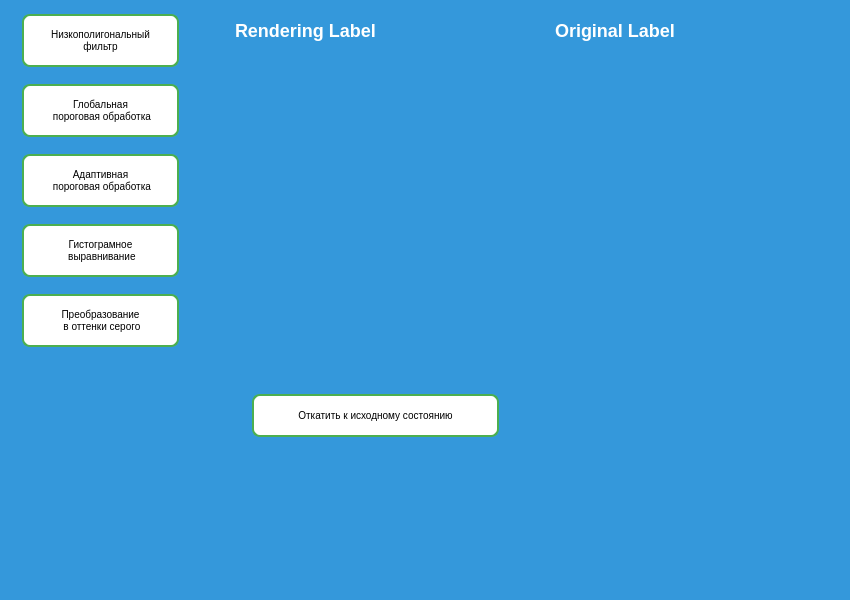
<?xml version="1.0" encoding="UTF-8"?>
<ui version="4.0">
 <class>MainWindow</class>
 <widget class="QMainWindow" name="MainWindow">
  <property name="geometry">
   <rect>
    <x>0</x>
    <y>0</y>
    <width>850</width>
    <height>600</height>
   </rect>
  </property>
  <property name="minimumSize">
   <size>
    <width>850</width>
    <height>600</height>
   </size>
  </property>
  <property name="maximumSize">
   <size>
    <width>345435</width>
    <height>543455</height>
   </size>
  </property>
  <property name="windowTitle">
   <string>MainWindow</string>
  </property>
  <property name="styleSheet">
   <string notr="true">background-color: #3498db; /* Цвет фона */
    color: white; /* Цвет текста */
    border-radius: 5px; /* Закругление углов */
 background: qlineargradient(x1: 0, y1: 0, x2: 0, y2: 1,
                                stop: 0 #78B6FA, stop: 1 #6699CC); 
</string>
  </property>
  <widget class="QWidget" name="centralwidget">
   <widget class="QPushButton" name="pushButton">
    <property name="geometry">
     <rect>
      <x>20</x>
      <y>10</y>
      <width>161</width>
      <height>61</height>
     </rect>
    </property>
    <property name="styleSheet">
     <string notr="true">border: 2px solid #4CAF50;
    background-color: white;
    color: black;
    padding: 8px 16px;
    text-align: center;
    text-decoration: none;
    display: inline-block;
    font-size: 10px; 
    margin: 4px 2px;
    cursor: pointer;
    border-radius: 8px;</string>
    </property>
    <property name="text">
     <string>Низкополигональный 
фильтр</string>
    </property>
   </widget>
   <widget class="QPushButton" name="pushButton_2">
    <property name="geometry">
     <rect>
      <x>20</x>
      <y>80</y>
      <width>161</width>
      <height>61</height>
     </rect>
    </property>
    <property name="styleSheet">
     <string notr="true">border: 2px solid #4CAF50;
    background-color: white;
    color: black;
    padding: 8px 16px;
    text-align: center;
    text-decoration: none;
    display: inline-block;
    font-size: 10px; 
    margin: 4px 2px;
    cursor: pointer;
    border-radius: 8px;</string>
    </property>
    <property name="text">
     <string>Глобальная
 пороговая обработка</string>
    </property>
   </widget>
   <widget class="QPushButton" name="pushButton_3">
    <property name="geometry">
     <rect>
      <x>20</x>
      <y>150</y>
      <width>161</width>
      <height>61</height>
     </rect>
    </property>
    <property name="styleSheet">
     <string notr="true">border: 2px solid #4CAF50;
    background-color: white;
    color: black;
    padding: 8px 16px;
    text-align: center;
    text-decoration: none;
    display: inline-block;
    font-size: 10px; 
    margin: 4px 2px;
    cursor: pointer;
    border-radius: 8px;</string>
    </property>
    <property name="text">
     <string>Адаптивная
 пороговая обработка</string>
    </property>
   </widget>
   <widget class="QLabel" name="renderingLabel">
    <property name="geometry">
     <rect>
      <x>190</x>
      <y>60</y>
      <width>321</width>
      <height>291</height>
     </rect>
    </property>
    <property name="text">
     <string/>
    </property>
   </widget>
   <widget class="QLabel" name="OrigLabel">
    <property name="geometry">
     <rect>
      <x>520</x>
      <y>60</y>
      <width>321</width>
      <height>291</height>
     </rect>
    </property>
    <property name="text">
     <string/>
    </property>
   </widget>
   <widget class="QLabel" name="label">
    <property name="geometry">
     <rect>
      <x>220</x>
      <y>10</y>
      <width>221</width>
      <height>41</height>
     </rect>
    </property>
    <property name="styleSheet">
     <string notr="true">background-color: #3498db; /* Цвет фона */
    color: white; /* Цвет текста */
    font-size: 18px; /* Размер шрифта */
    font-weight: bold; /* Жирный шрифт */
    padding: 10px; /* Внутренний отступ */
    border-radius: 5px; /* Закругление углов */</string>
    </property>
    <property name="text">
     <string>Rendering Label</string>
    </property>
   </widget>
   <widget class="QLabel" name="label_2">
    <property name="geometry">
     <rect>
      <x>540</x>
      <y>10</y>
      <width>211</width>
      <height>41</height>
     </rect>
    </property>
    <property name="styleSheet">
     <string notr="true">background-color: #3498db; /* Цвет фона */
    color: white; /* Цвет текста */
    font-size: 18px; /* Размер шрифта */
    font-weight: bold; /* Жирный шрифт */
    padding: 10px; /* Внутренний отступ */
    border-radius: 5px; /* Закругление углов */</string>
    </property>
    <property name="text">
     <string>Original Label</string>
    </property>
   </widget>
   <widget class="QPushButton" name="pushButton_4">
    <property name="geometry">
     <rect>
      <x>250</x>
      <y>390</y>
      <width>251</width>
      <height>51</height>
     </rect>
    </property>
    <property name="styleSheet">
     <string notr="true">border: 2px solid #4CAF50;
    background-color: white;
    color: black;
    padding: 8px 16px;
    text-align: center;
    text-decoration: none;
    display: inline-block;
    font-size: 10px; 
    margin: 4px 2px;
    cursor: pointer;
    border-radius: 8px;</string>
    </property>
    <property name="text">
     <string>Откатить к исходному состоянию</string>
    </property>
   </widget>
   <widget class="QPushButton" name="pushButton_5">
    <property name="geometry">
     <rect>
      <x>20</x>
      <y>220</y>
      <width>161</width>
      <height>61</height>
     </rect>
    </property>
    <property name="styleSheet">
     <string notr="true">border: 2px solid #4CAF50;
    background-color: white;
    color: black;
    padding: 8px 16px;
    text-align: center;
    text-decoration: none;
    display: inline-block;
    font-size: 10px; 
    margin: 4px 2px;
    cursor: pointer;
    border-radius: 8px;</string>
    </property>
    <property name="text">
     <string>Гистограмное
 выравнивание</string>
    </property>
   </widget>
   <widget class="QPushButton" name="grayParts">
    <property name="geometry">
     <rect>
      <x>20</x>
      <y>290</y>
      <width>161</width>
      <height>61</height>
     </rect>
    </property>
    <property name="styleSheet">
     <string notr="true">border: 2px solid #4CAF50;
    background-color: white;
    color: black;
    padding: 8px 16px;
    text-align: center;
    text-decoration: none;
    display: inline-block;
    font-size: 10px; 
    margin: 4px 2px;
    cursor: pointer;
    border-radius: 8px;</string>
    </property>
    <property name="text">
     <string>Преобразование
 в оттенки серого</string>
    </property>
   </widget>
   <widget class="QListWidget" name="picList">
    <property name="geometry">
     <rect>
      <x>10</x>
      <y>370</y>
      <width>231</width>
      <height>121</height>
     </rect>
    </property>
    <property name="styleSheet">
     <string notr="true">QListWidget {
    color: white; /* Яркий цвет текста */
    font-size: 16px; /* Размер шрифта */
    border: 2px solid #3498db; /* Обводка */
    border-radius: 5px; /* Закругление углов */
}

QListWidget::item {
    background-color: #3498db; /* Цвет фона для каждого элемента */
    padding: 8px; /* Внутренний отступ */
}

QListWidget::item:hover {
    background-color: #2980b9; /* Изменение цвета фона при наведении */
}

QListWidget::item:selected {
    background-color: #2c3e50; /* Цвет фона для выбранного элемента */
    color: white; /* Цвет текста для выбранного элемента */
}

QListWidget::item:selected:hover {
    background-color: #1f2b38; /* Изменение цвета фона выбранного элемента при наведении */
}
</string>
    </property>
   </widget>
  </widget>
  <widget class="QMenuBar" name="menubar">
   <property name="geometry">
    <rect>
     <x>0</x>
     <y>0</y>
     <width>850</width>
     <height>17</height>
    </rect>
   </property>
  </widget>
  <widget class="QStatusBar" name="statusbar"/>
 </widget>
 <resources/>
 <connections/>
</ui>
